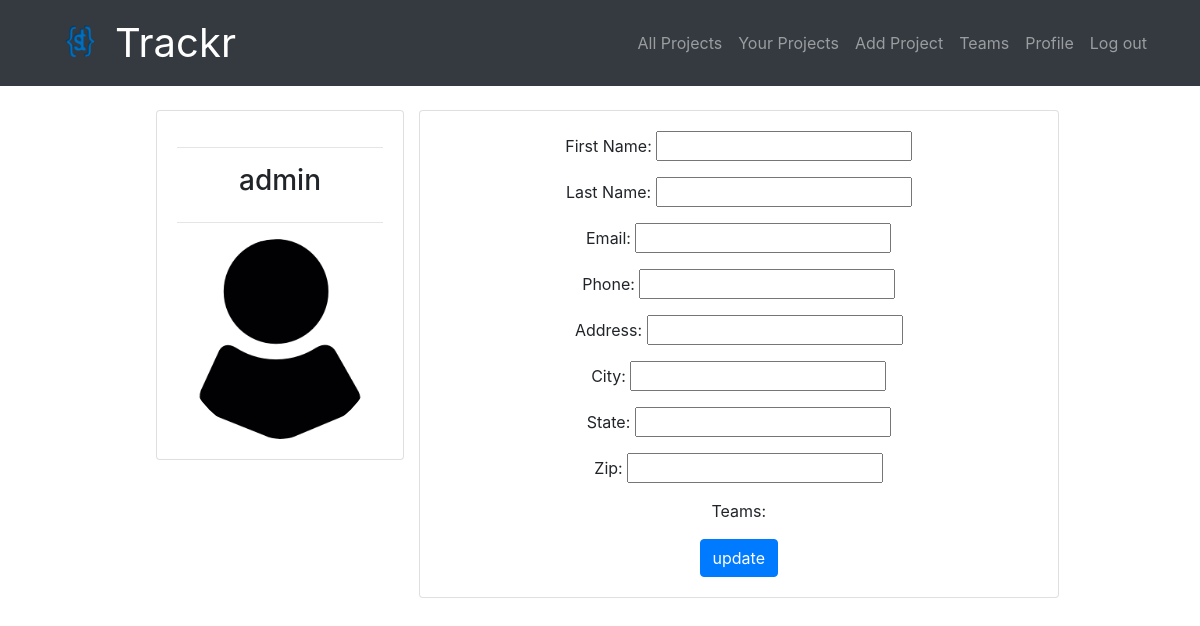
/accounts/profile/ (signed in), run on an earlier commit of the app's database.
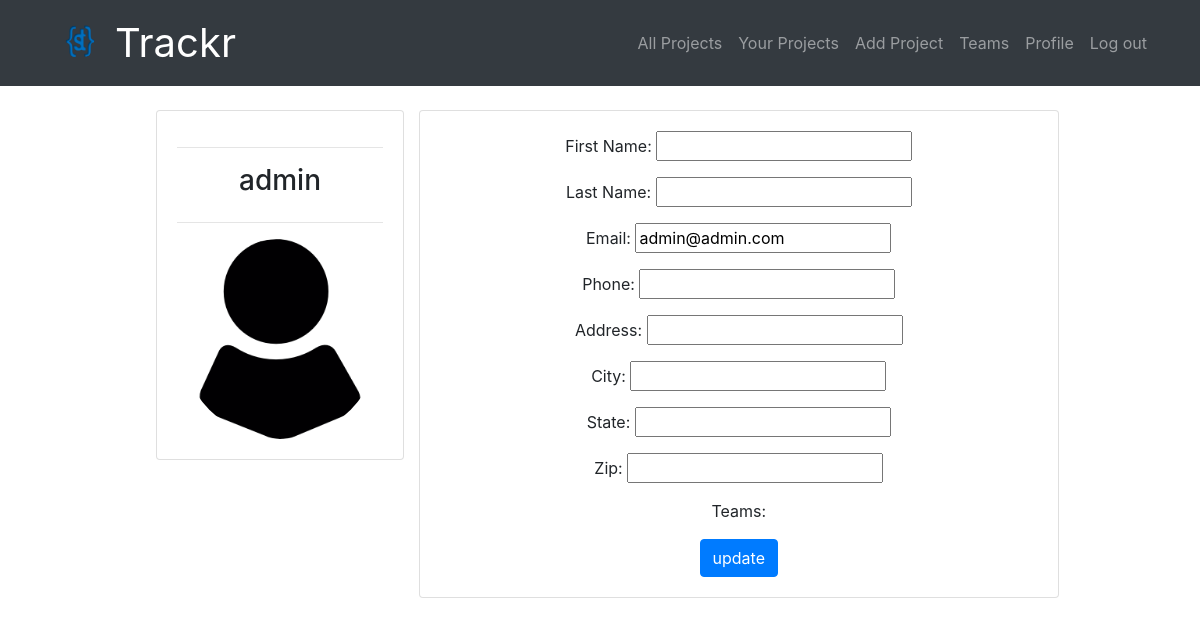
And on a later commit of the database.
### accounts/models.py (models this page shows, shortened)
class UserProfile(models.Model):
    user = models.OneToOneField(User,null=True,on_delete=models.CASCADE)
    first_name = models.CharField(max_length=100,null=True)
    last_name = models.CharField(max_length=100,null=True)
    email = models.EmailField(max_length=254,null=True)
    phone = models.CharField(max_length=15,null=True)
    address = models.CharField(max_length=100,null=True)
    city = models.CharField(max_length=50,null=True)
    state = models.CharField(max_length=50,null=True)
    zip = models.CharField(max_length=10,null=True)
    profile_pic = models.ImageField(default="profile1.png", null=True, blank=True)
    is_manager = models.BooleanField(default=False,null=True)

### accounts/views.py (the view)
# urls.py: path('profile/',views.profilePage,name='profile'),
@login_required(login_url='login')
def profilePage(request):
    user = request.user.userprofile
    profile = UserProfileForm(instance=user)
    teamlist = list(Team.objects.filter(members=request.user))
    context = {'profile':profile,'teamlist':teamlist}
    return render(request,'accounts/profile.html',context)

### accounts/forms.py
class UserProfileForm(ModelForm):
	class Meta:
		model = UserProfile
		fields = '__all__'
		exclude = ['user']

### accounts/templates/accounts/profile.html (shortened to what this page needs)
{% extends "base.html" %}
{% load bootstrap4 %}
{% block content %}
<br>
<div class="d-flex justify-content-center">
  <div class="col-md-3">
    <div class="card card-body">
      <hr>
      <h3 style="text-align: center">{{user.username}}</h3>
      <hr>
      <img class="profile-pic" src="{{request.user.userprofile.profile_pic.url}}">
    </div>
  </div>
  <div class="card text-center" style="width:40rem;">
    <div class="card-body">
      <p class="card-text">First Name: {{profile.first_name}}</p>
      <p class="card-text">Last Name: {{profile.last_name}}</p>
      <p class="card-text">Email: {{profile.email}}</p>
      <p class="card-text">Phone: {{profile.phone}}</p>
      <p class="card-text">Address: {{profile.address}}</p>
      <p class="card-text">City: {{profile.city}}</p>
      <p class="card-text">State: {{profile.state}}</p>
      <p class="card-text">Zip: {{profile.zip}}</p>
      <p>Teams: </p>
      <a href="{% url 'accounts:update' %}" class="btn btn-primary">update</a>
    </div>
  </div>
{% endblock %}

What changed in the data, as far as the page shows it:
changed UserProfile: email (not shown) → "admin@admin.com"
